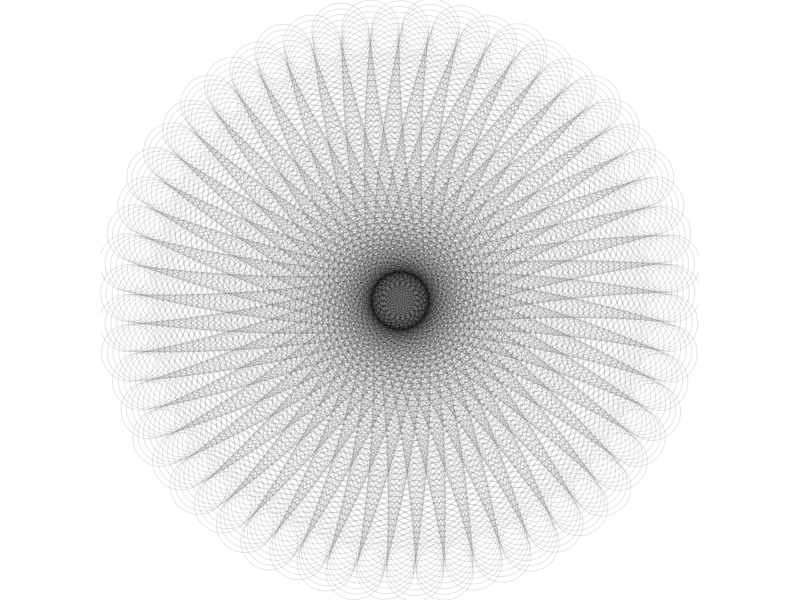
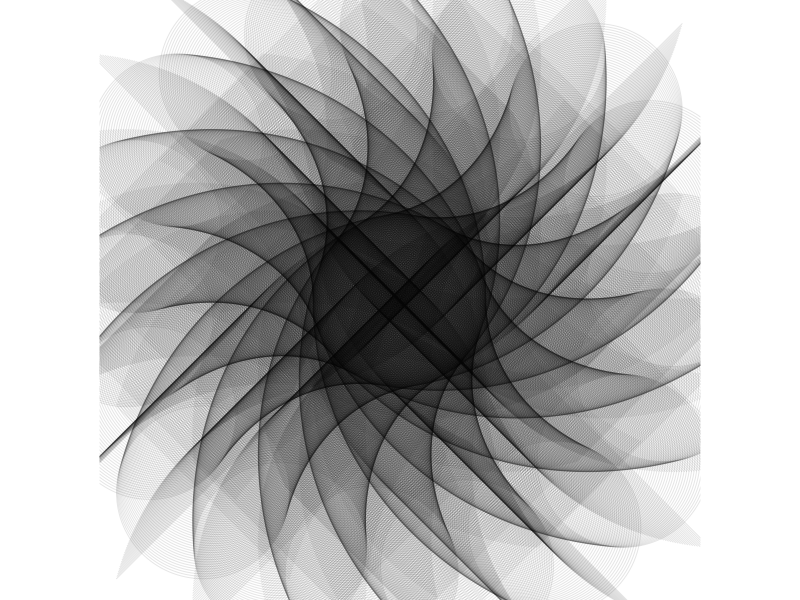
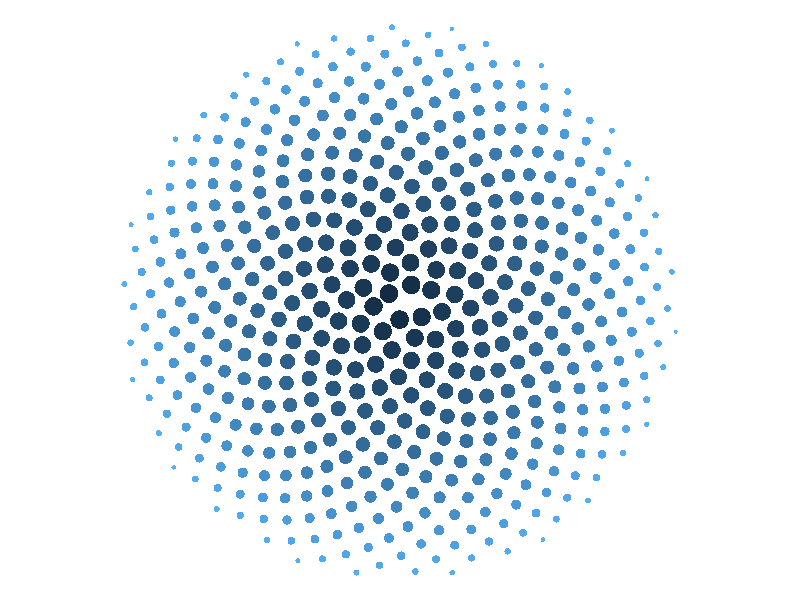
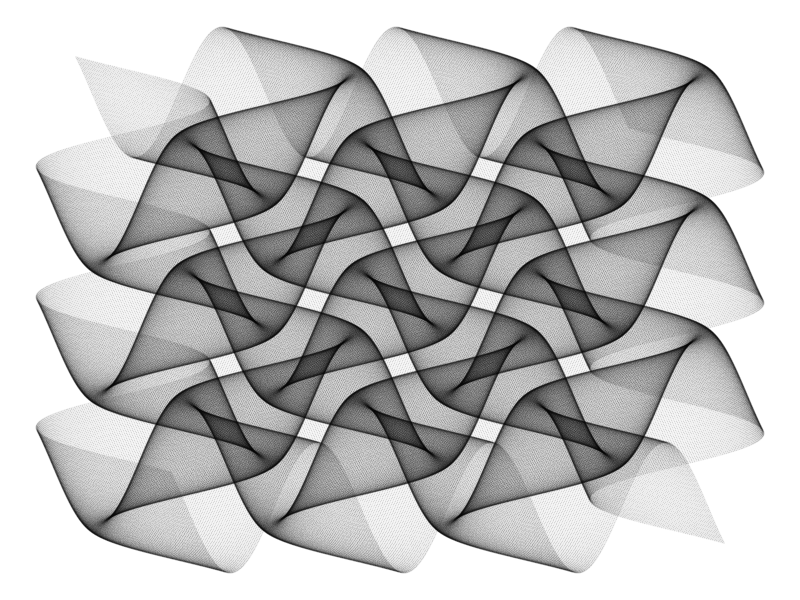
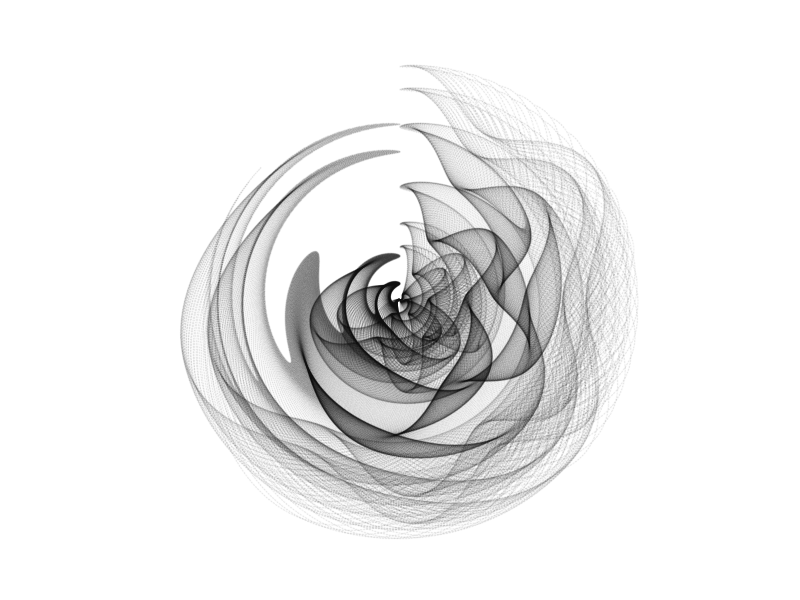
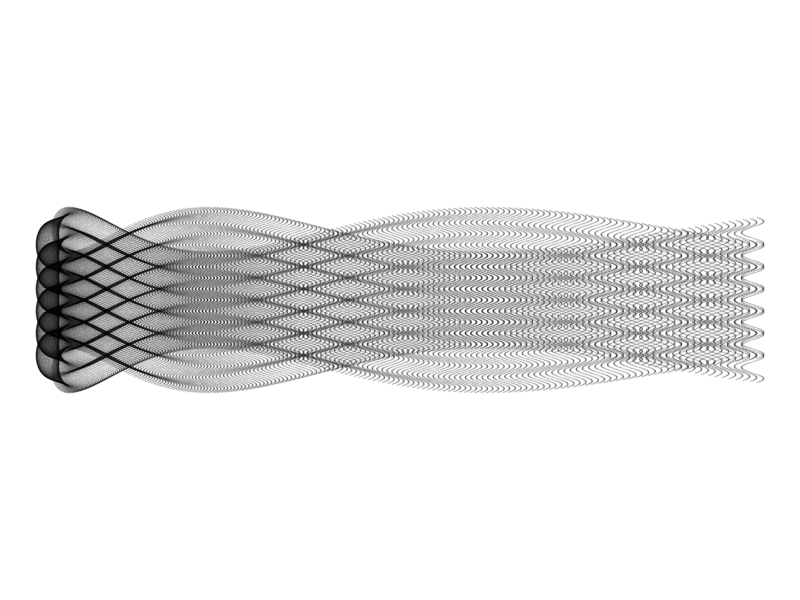

Source code (R) for these figures, in order:
## ---- chunk 1
knitr::opts_chunk$set(echo = TRUE)
## ---- chunk 2
library(tidyverse)
tibble(t = (1:2739)*4.0786, 
       x = sin(t), 
       y = cos(t)) %>% 
ggplot(aes(x*t, y*t)) +
  geom_point(size=19, alpha=.1, shape=1)+ 
  coord_equal() +
  theme_void()
## ---- chunk 3
tibble(t = (1:2300)*2.4432, 
       x = sin(t), 
       y = cos(t)) %>% 
ggplot(aes(x*t, y*t)) +
  geom_point(size=58, alpha=.1, shape=13)+ 
  coord_equal() +
  theme_void()
## ---- chunk 4
n <- 500
tibble(r=sqrt(1:n),
       t=(1:n)*pi*(3-sqrt(5))) %>% 
  ggplot(aes(x=r*cos(t), y=r*sin(t)))+
  geom_point(aes(size=(n-r), color = r),
             shape=16) + 
  coord_equal() +
  cowplot::theme_nothing()
## ---- chunk 5
seq(from=-10, to=10, by = 0.025) %>%
  expand.grid(x=., y=.) %>%
  ggplot(aes(x=(x+pi*sin(y)), 
             y=(y+pi*sin(x)))) +
  geom_point(alpha=.08, shape=20, size=0) + 
  theme_void()
## ---- chunk 6
seq(-4,4,by=.012) %>%
  expand.grid(x=., y=.) %>%
  ggplot(aes(x=(1-abs(x)-sin(y^2)), y=(1+y-cos(x^2)))) +
  geom_point(alpha=.03, shape=20, size=0)+
  theme_void()+
  coord_polar()
## ---- chunk 7
seq(from=-10, to=10, by = 0.05) %>%
  expand.grid(x=., y=.) %>%
  ggplot(aes(x=(x^2+pi*cos(y)^2), y=(y+pi*sin(x)))) +
  geom_point(alpha=.1, shape=20, size=0)+
  theme_void()+
  coord_equal()
